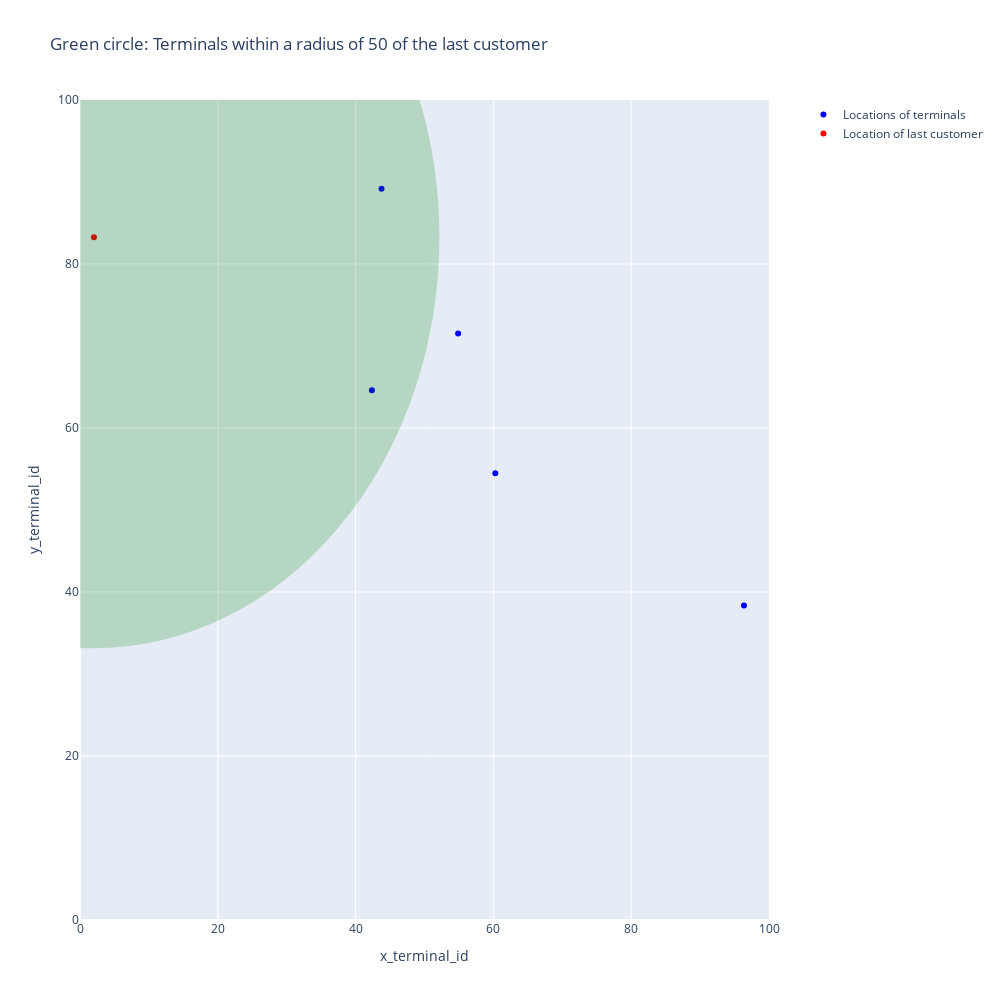

Here is the notebook cell this chart was saved with:
### Code cell
# Extract data for terminals and customer
terminals_x = terminal_profiles_table.x_terminal_id.values
terminals_y = terminal_profiles_table.y_terminal_id.values
customer_x = customer_profiles_table.iloc[4].x_customer_id
customer_y = customer_profiles_table.iloc[4].y_customer_id

# Create the figure
fig = go.Figure()

# Add scatter traces for terminals and customer
fig.add_trace(go.Scatter(x=terminals_x, y=terminals_y, mode='markers',
                         marker=dict(color='blue'),
                         name='Locations of terminals'))
fig.add_trace(go.Scatter(x=[customer_x], y=[customer_y], mode='markers',
                         marker=dict(color='red'),
                         name="Location of last customer"))

# Add a circle shape for the region within a radius of 50
fig.add_shape(type="circle",
              xref="x", yref="y",
              x0=customer_x - 50, y0=customer_y - 50,
              x1=customer_x + 50, y1=customer_y + 50,
              line_color="green",
              fillcolor="green",
              opacity=0.2)

# Customize layout
fig.update_layout(title="Green circle: Terminals within a radius of 50 of the last customer",
                  xaxis_title="x_terminal_id",
                  yaxis_title="y_terminal_id",
                  width=1000,
                  height=1000,
                  xaxis_range=[0, 100],
                  yaxis_range=[0, 100],
                  legend=dict(x=1.05, y=1))

# Display the figure
fig.show()

### Figure 1 — Plotly figure (JSON) as saved in the notebook; plotly's stock layout.template omitted (floating-point values rounded to 4 significant figures)
{"data": [{"marker": {"color": "blue"}, "mode": "markers", "name": "Locations of terminals", "type": "scatter", "x": [54.88, 60.28, 42.37, 43.76, 96.37], "y": [71.52, 54.49, 64.59, 89.18, 38.34]}, {"marker": {"color": "red"}, "mode": "markers", "name": "Location of last customer", "type": "scatter", "x": [2.022], "y": [83.26]}], "layout": {"height": 1000, "legend": {"x": 1.05, "y": 1}, "shapes": [{"fillcolor": "green", "line": {"color": "green"}, "opacity": 0.2, "type": "circle", "x0": -47.98, "x1": 52.02, "xref": "x", "y0": 33.26, "y1": 133.3, "yref": "y"}], "title": {"text": "Green circle: Terminals within a radius of 50 of the last customer"}, "width": 1000, "xaxis": {"range": [0, 100], "title": {"text": "x_terminal_id"}}, "yaxis": {"range": [0, 100], "title": {"text": "y_terminal_id"}}}}
